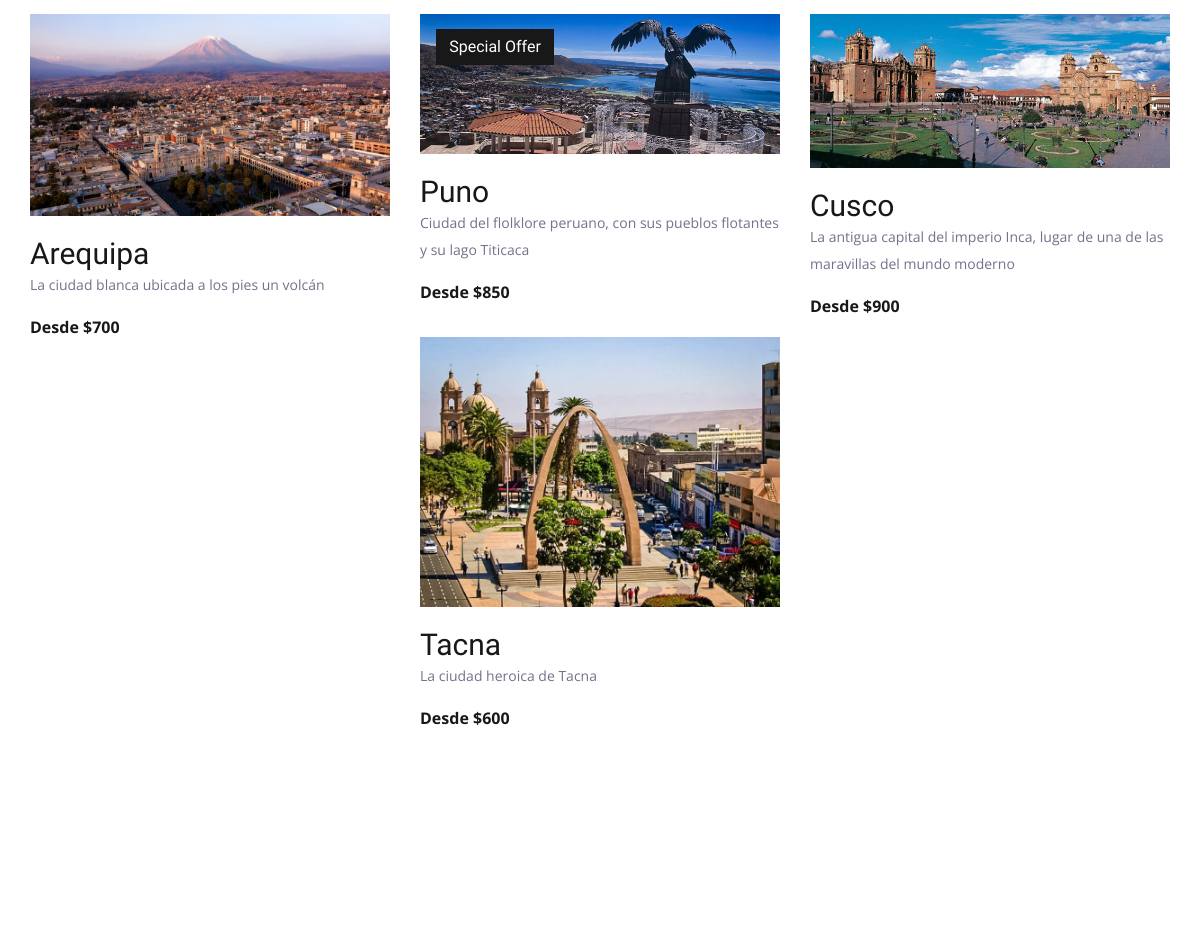
The app's page / (middle part), older data.
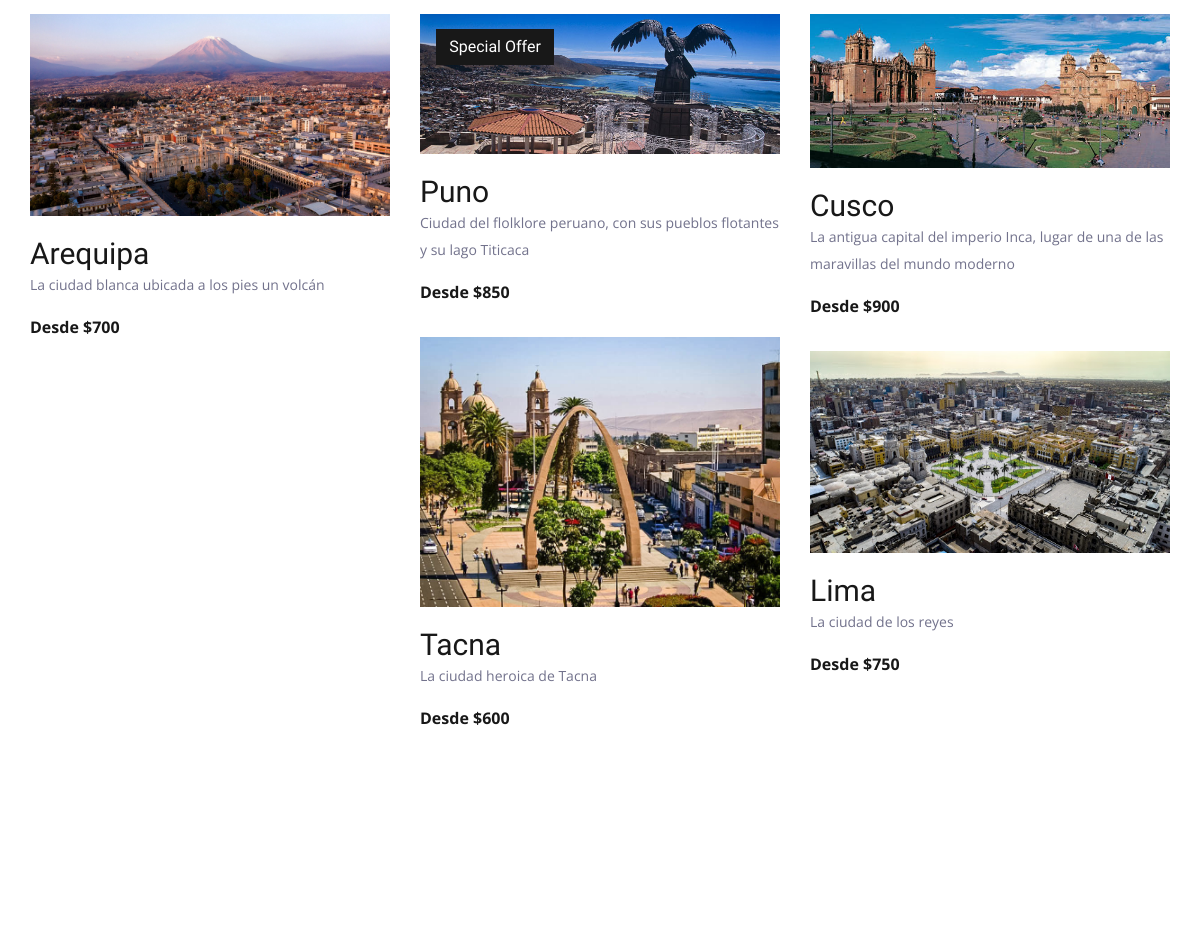
The same page, newer data.
### travello/models.py (models this page shows)
class Destination(models.Model):
    name = models.CharField(max_length=100)
    img = models.ImageField(upload_to='pics')
    desc = models.TextField()
    price = models.IntegerField()
    offer = models.BooleanField(default=False)

### travello/views.py (the view)
# urls.py: path('',views.index, name='index')
def index(request):
    dests = Destination.objects.all()
    return render(request,"index.html", {'dests': dests})

### templates/index.html (shortened to what this page needs)
{% load static %}
<!DOCTYPE html>
<html lang="en">
<head>
<link rel="stylesheet" type="text/css" href="{% static 'styles/bootstrap4/bootstrap.min.css' %}">
<link href="{% static 'plugins/font-awesome-4.7.0/css/font-awesome.min.css' %}" rel="stylesheet" type="text/css">
<link rel="stylesheet" type="text/css" href="{% static 'plugins/OwlCarousel2-2.2.1/owl.carousel.css' %}">
<link rel="stylesheet" type="text/css" href="{% static 'plugins/OwlCarousel2-2.2.1/owl.theme.default.css' %}">
<link rel="stylesheet" type="text/css" href="{% static 'plugins/OwlCarousel2-2.2.1/animate.css' %}">
<link rel="stylesheet" type="text/css" href="{% static 'styles/main_styles.css' %}">
<link rel="stylesheet" type="text/css" href="{% static 'styles/responsive.css' %}">
</head>
<body>
<div class="super_container">
	<div class="destinations" id="destinations">
		<div class="container">
			<div class="row destinations_row">
				<div class="col">
					<div class="destinations_container item_grid">
						{% for dest in dests %}
						<div class="destination item">
							<div class="destination_image">
								<img src="{{dest.img.url}}" alt="">
								{% if dest.offer %}
								<div class="spec_offer text-center"><a href="#">Special Offer</a></div>
								{% endif %}
							</div>
							<div class="destination_content">
								<div class="destination_title"><a href="destinations.html">{{dest.name}}</a></div>
								<div class="destination_subtitle"><p>{{dest.desc}}</p></div>
								<div class="destination_price">Desde ${{dest.price}}</div>
							</div>
						</div>
						{% endfor %}
					</div>
				</div>
			</div>
		</div>
	</div>
	<div class="testimonials" id="testimonials">
		<div class="parallax_background parallax-window" data-parallax="scroll" data-image-src="{% static 'images/testimonials.jpg' %}" data-speed="0.8"></div>
	</div>
</div>
</body>
</html>

### static/styles/main_styles.css (style rules this page uses)
* { margin: 0; padding: 0; -webkit-font-smoothing: antialiased; -webkit-text-shadow: rgba(0,0,0,.01) 0 0 1px; text-shadow: rgba(0,0,0,.01) 0 0 1px; }
body { font-family: 'Open Sans', sans-serif; font-size: 14px; font-weight: 400; background: #FFFFFF; color: #a5a5a5; }
div { display: block; position: relative; -webkit-box-sizing: border-box; -moz-box-sizing: border-box; box-sizing: border-box; }
p { font-family: 'Open Sans', sans-serif; font-size: 14px; line-height: 1.9285; font-weight: 400; color: #72728c; -webkit-font-smoothing: antialiased; -webkit-text-shadow: rgba(0,0,0,.01) 0 0 1px; text-shadow: rgba(0,0,0,.01) 0 0 1px; }
p:last-of-type { margin-bottom: 0; }
a, a:hover, a:visited, a:active, a:link { text-decoration: none; -webkit-font-smoothing: antialiased; -webkit-text-shadow: rgba(0,0,0,.01) 0 0 1px; text-shadow: rgba(0,0,0,.01) 0 0 1px; }
.super_container { width: 100%; overflow: hidden; }
.parallax-window { min-height: 400px; background: transparent; }
.parallax_background { position: absolute; top: 0; left: 0; width: 100%; height: 100%; }
.destinations { width: 100%; background: #FFFFFF; padding-top: 115px; padding-bottom: 116px; }
.destinations_row { margin-top: 99px; }
.destination_image { width: 100%; }
.destination_image img { max-width: 100%; }
.spec_offer { position: absolute; top: 15px; left: 16px; width: 118px; height: 36px; background: #181818; }
.spec_offer a { display: block; font-family: 'Oswald', sans-serif; font-size: 16px; color: #FFFFFF; line-height: 36px; font-weight: 400; }
.destinations_container { width: calc(100% + 30px); left: -15px; }
.destination { width: calc(100% / 3); padding-left: 15px; padding-right: 15px; margin-bottom: 33px; }
.destination_title { margin-top: 15px; }
.destination_title a { font-family: 'Oswald', sans-serif; font-size: 30px; font-weight: 400; color: #181818; }
.destination_subtitle { margin-top: -4px; }
.destination_price { font-size: 16px; font-weight: 700; color: #181818; margin-top: 16px; }
.testimonials { width: 100%; padding-top: 118px; padding-bottom: 115px; }

Row changes from the older to the newer data that the page shows:
added Destination: img (picture), name "Lima", desc "La ciudad de los reyes", price "750"
